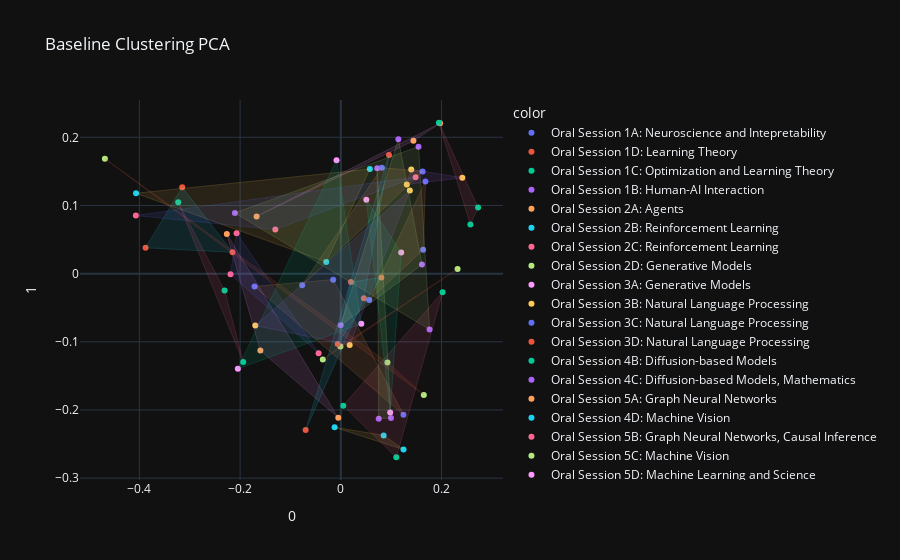
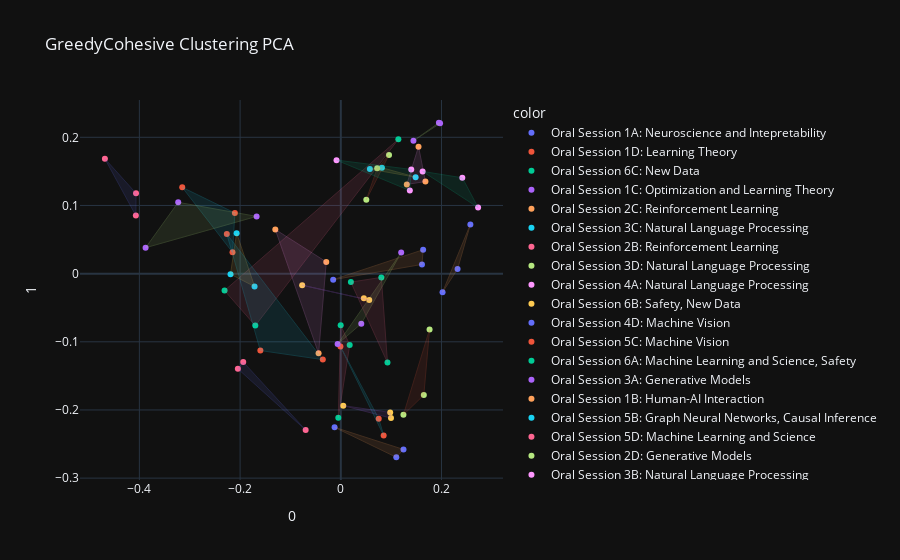
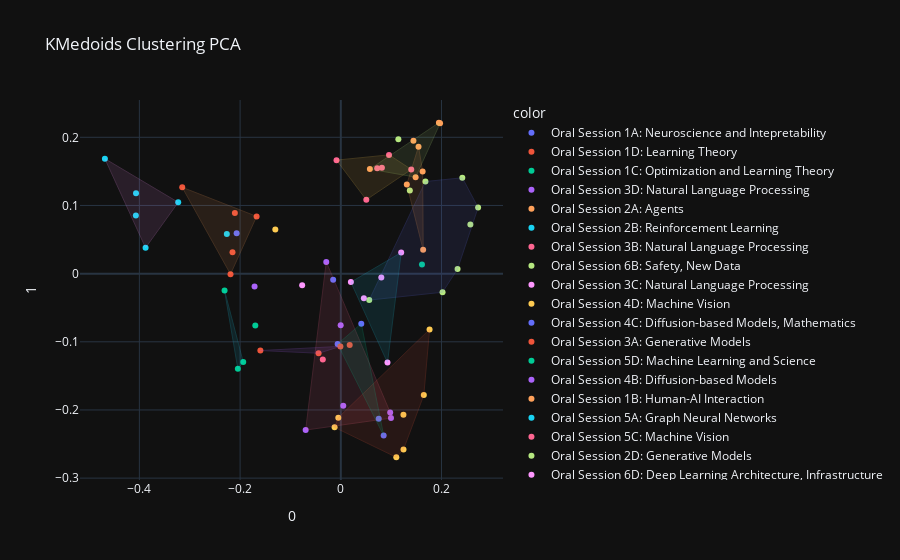
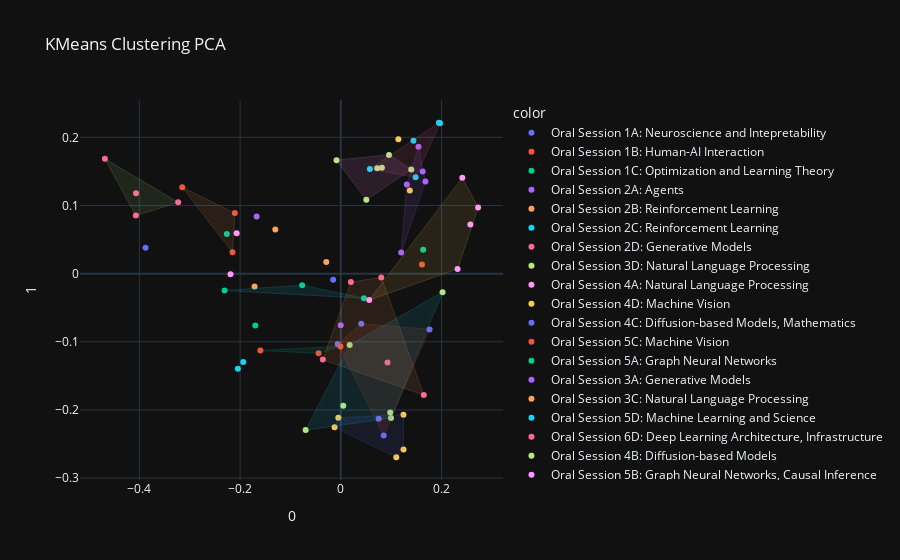

Notebook cell for these charts, in order:
### Code cell
import numpy as np
from scipy.spatial import ConvexHull
import plotly.graph_objects as go

for method in method_names:
    # Create the base scatter plot
    fig = px.scatter(components, x=0, y=1,
                     title=f"{method} Clustering PCA",
                     hover_name=df['id'])

    # For each unique cluster (color)
    for cluster in df[method].unique():
        if cluster == "None":  # Skip if it's the "None" cluster
            continue

        # Get points belonging to this cluster
        mask = df[method] == cluster
        cluster_points = components[mask]

        if len(cluster_points) >= 3:  # Need at least 3 points for a convex hull
            # Compute the convex hull
            hull = ConvexHull(cluster_points)

            # Get the vertices of the hull in order
            vertices = cluster_points[hull.vertices]
            # Add first point at end to close the polygon
            vertices = np.vstack((vertices, vertices[0]))

            # Add the shape to the figure
            fig.add_trace(go.Scatter(
                x=vertices[:, 0],
                y=vertices[:, 1],
                mode='lines',
                line=dict(width=1),
                fill='toself',
                opacity=0.2,
                showlegend=False,
                hoverinfo='skip'
            ))

    fig.show()
